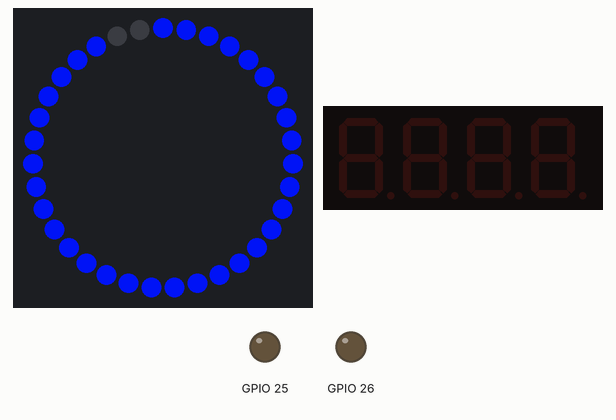
Bench run of a sketch on a simulated ESP32. Shown: 35 RGB LEDs in a ring, first at the top, clockwise, 4-digit seven-segment display, output pins drawn as LEDs (lit = HIGH). Dim RGB values are drawn brighter than linear; WiFi joins after 1.5 s; servers stay silent unless stated; network time is answered at once with the bench clock; the local clock reads 2024-03-15 10:24:30 at power-on unless the sketch sets it; what the sketch prints to the serial monitor is not drawn.

Above: at 3.2 s.
At 4.4 s:
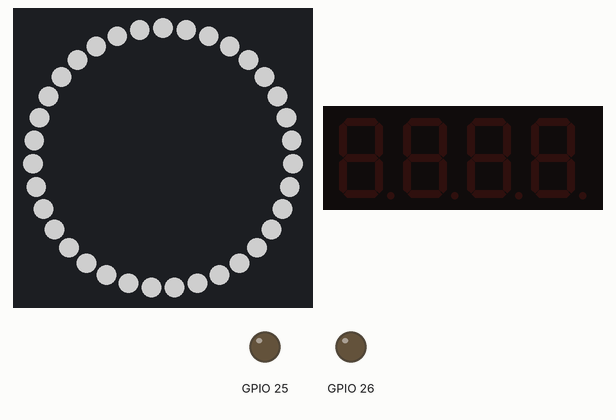
At 5.6 s:
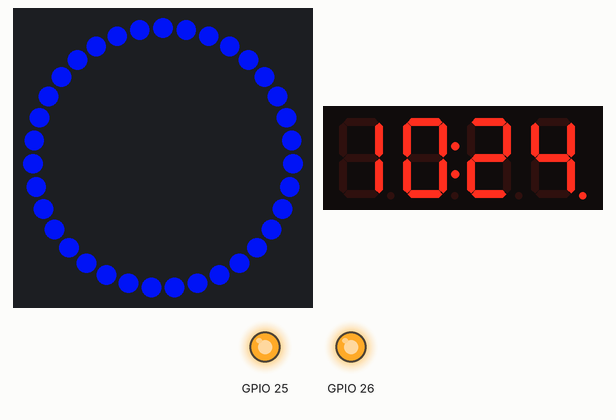
At 30.1 s:
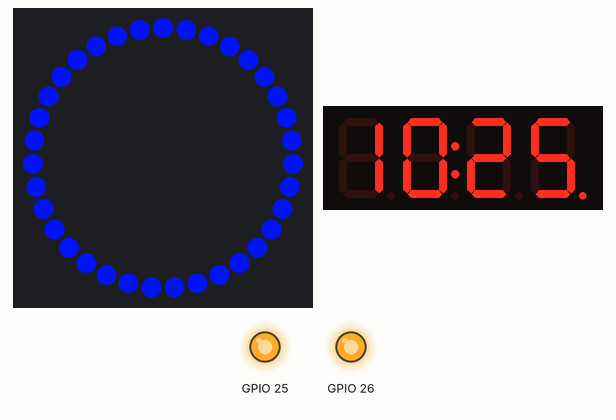
Timing chart, 0 to 31.6 s (numbered marks = the images above):
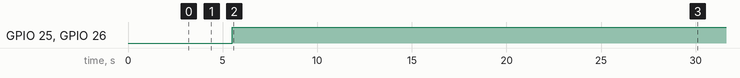

Measured:
- by itself, GPIO 25, GPIO 26: LOW → HIGH at 5.5 s
- what the display in image 2 shows lasts 24.6 s, from 5.5 s to 30.1 s

The sketch:

clock.ino
```cpp
#include "TM1637Display.h"
#include "Adafruit_NeoPixel.h"
#include "NTPClient.h"
#include "WiFiManager.h"

//for controlling
#include <ArduinoJson.h>
#include <ArduinoJson.hpp>
#include <WiFi.h>
#include <HTTPClient.h>


// Which pin on the Arduino is connected to the NeoPixels?
#define PIN        17
#define display_CLK 18
#define display_DIO 19

// How many NeoPixels are attached to the Arduino?
#define NUMPIXELS 35


//========================USEFUL VARIABLES=============================
int UTC = 7; // UTC = value in hour (SUMMER TIME) [For example: Paris UTC+2 => UTC=2]

const char *ssid     = "dhgroup_v";
const char *password = "khoinguyen";

int Display_backlight = 2; // Adjust it 0 to 7
int led_ring_brightness = 225; // Adjust it 0 to 255
int led_ring_brightness_flash = 250; // Adjust it 0 to 255

//URL Endpoint for the API
String URL = "http://192.168.1.26:5432/data";

// ========================================================================
// ========================================================================

const long utcOffsetInSeconds = 3600; // UTC + 1H / Offset in second

// Adjust the color of the led ring
int red = 00;
int green = 20;
int blue = 255;

// When setting up the NeoPixel library, we tell it how many pixels,
Adafruit_NeoPixel pixels(NUMPIXELS, PIN, NEO_GRB + NEO_KHZ800);
TM1637Display display(display_CLK, display_DIO);
int flag = 0;

// Define NTP Client to get time
WiFiUDP ntpUDP;
NTPClient timeClient(ntpUDP, "pool.ntp.org", utcOffsetInSeconds*UTC);

void setup() {

  pinMode(25, OUTPUT);
  pinMode(26, OUTPUT);

  Serial.begin(115200);
  Serial.println("\n Starting");
  WiFi.begin(ssid, password);

  while ( WiFi.status() != WL_CONNECTED ) {
    delay ( 500 );
    Serial.print ( "." );
  }

  timeClient.begin();
  display.setBrightness(Display_backlight);
  pixels.begin(); // INITIALIZE NeoPixel pixels object
  pixels.setBrightness(led_ring_brightness);


  for(int i=0; i<35;i++){
  pixels.setPixelColor(i, pixels.Color(red, green, blue));
  pixels.show();
  delay(50);
  }

  flash_cuckoo();// white flash

}

void loop() {
  // connect to api

  HTTPClient http;

  //Set HTTP Request Final URL
  http.begin(URL);

  // start connection and send HTTP Request
  int httpCode = http.GET();

  // httpCode will be negative on error
  if (httpCode > 0) {

    //Read Data as a JSON string
    String JSON_Data = http.getString();
    // Serial.println(JSON_Data);
    //Retrieve the joke from the JSON format
    // DynamicJsonDocument doc(2048);
    // deserializeJson(doc, JSON_Data);
    // JsonObject obj = doc.as<JsonObject>();

    JsonDocument doc;
    deserializeJson(doc, JSON_Data);

    // const char* ngay = obj["ngay"].as<const char*>();
    // const char* thang = obj["thang"].as<const char*>();

    //color
    const String r = doc["color"]["r"];
    const String g = doc["color"]["g"];
    const String b = doc["color"]["b"];

    const String brightness = doc["brightness"];
    const String power = doc["power"];

    red = r.toInt();
    blue = b.toInt();
    green = g.toInt();

    if(power == "off"){
      led_ring_brightness = 0;
    }else{
      led_ring_brightness = brightness.toInt();
    }

    Serial.println(r);
    Serial.println(g);
    Serial.println(b);
    Serial.println(brightness);
    Serial.println(power);
  } else {
    Serial.println("Error!");
  }

  // Update the time
  timeClient.update();

  Serial.print("Time: ");
  Serial.println(timeClient.getFormattedTime());
  unsigned long epochTime = timeClient.getEpochTime();
  struct tm *ptm = gmtime ((time_t *)&epochTime);
  int currentYear = ptm->tm_year+1900;
  Serial.print("Year: ");
  Serial.println(currentYear);

  int monthDay = ptm->tm_mday;
  Serial.print("Month day: ");
  Serial.println(monthDay);

  int currentMonth = ptm->tm_mon+1;
  Serial.print("Month: ");
  Serial.println(currentMonth);

  if((currentMonth*30 + monthDay) >= 121 && (currentMonth*30 + monthDay) < 331){
  timeClient.setTimeOffset(utcOffsetInSeconds*UTC);} // Change daylight saving time - Summer
  else {timeClient.setTimeOffset((utcOffsetInSeconds*UTC) - 3600);} // Change daylight saving time - Winter

  // switch on the ring in blue
  pixels.clear(); // Set all pixel colors to 'off'
  rgb_light();

  // write the time on the display
  display.showNumberDecEx(timeClient.getHours(),0b01000000,true,2,0);
  display.showNumberDecEx(timeClient.getMinutes(),0b01000000,true,2,2);

  // switch on the blue leds
  digitalWrite(25,1);
  digitalWrite(26,1);

  // Animation every hour
  if(timeClient.getMinutes()== 00 && flag==0)
  {
    display_cuckoo();
    flag=1;
  }
   if(timeClient.getMinutes()>=01)
  {
    flag=0;
  }


}

void rgb_light(){

  pixels.setBrightness(led_ring_brightness);
  pixels.setPixelColor(0, pixels.Color(red, green, blue));
  pixels.setPixelColor(1, pixels.Color(red, green, blue));
  pixels.setPixelColor(2, pixels.Color(red, green, blue));
  pixels.setPixelColor(3, pixels.Color(red, green, blue));
  pixels.setPixelColor(4, pixels.Color(red, green, blue));
  pixels.setPixelColor(5, pixels.Color(red, green, blue));
  pixels.setPixelColor(6, pixels.Color(red, green, blue));
  pixels.setPixelColor(7, pixels.Color(red, green, blue));
  pixels.setPixelColor(8, pixels.Color(red, green, blue));
  pixels.setPixelColor(9, pixels.Color(red, green, blue));
  pixels.setPixelColor(10, pixels.Color(red, green, blue));
  pixels.setPixelColor(11, pixels.Color(red, green, blue));
  pixels.setPixelColor(12, pixels.Color(red, green, blue));
  pixels.setPixelColor(13, pixels.Color(red, green, blue));
  pixels.setPixelColor(14, pixels.Color(red, green, blue));
  pixels.setPixelColor(15, pixels.Color(red, green, blue));
  pixels.setPixelColor(16, pixels.Color(red, green, blue));
  pixels.setPixelColor(17, pixels.Color(red, green, blue));
  pixels.setPixelColor(18, pixels.Color(red, green, blue));
  pixels.setPixelColor(19, pixels.Color(red, green, blue));
  pixels.setPixelColor(20, pixels.Color(red, green, blue));
  pixels.setPixelColor(21, pixels.Color(red, green, blue));
  pixels.setPixelColor(22, pixels.Color(red, green, blue));
  pixels.setPixelColor(23, pixels.Color(red, green, blue));
  pixels.setPixelColor(24, pixels.Color(red, green, blue));
  pixels.setPixelColor(25, pixels.Color(red, green, blue));
  pixels.setPixelColor(26, pixels.Color(red, green, blue));
  pixels.setPixelColor(27, pixels.Color(red, green, blue));
  pixels.setPixelColor(28, pixels.Color(red, green, blue));
  pixels.setPixelColor(29, pixels.Color(red, green, blue));
  pixels.setPixelColor(30, pixels.Color(red, green, blue));
  pixels.setPixelColor(31, pixels.Color(red, green, blue));
  pixels.setPixelColor(32, pixels.Color(red, green, blue));
  pixels.setPixelColor(33, pixels.Color(red, green, blue));
  pixels.setPixelColor(34, pixels.Color(red, green, blue));
  pixels.setPixelColor(35, pixels.Color(red, green, blue));
  pixels.show();

}

void flash_cuckoo(){
    pixels.setBrightness(led_ring_brightness_flash);
    pixels.setPixelColor(0, pixels.Color(250,250,250));
    pixels.setPixelColor(1, pixels.Color(250,250,250));
    pixels.setPixelColor(2, pixels.Color(250,250,250));
    pixels.setPixelColor(3, pixels.Color(250,250,250));
    pixels.setPixelColor(4, pixels.Color(250,250,250));
    pixels.setPixelColor(5, pixels.Color(250,250,250));
    pixels.setPixelColor(6, pixels.Color(250,250,250));
    pixels.setPixelColor(7, pixels.Color(250,250,250));
    pixels.setPixelColor(8, pixels.Color(250,250,250));
    pixels.setPixelColor(9, pixels.Color(250,250,250));
    pixels.setPixelColor(10, pixels.Color(250,250,250));
    pixels.setPixelColor(11, pixels.Color(250,250,250));
    pixels.setPixelColor(12, pixels.Color(250,250,250));
    pixels.setPixelColor(13, pixels.Color(250,250,250));
    pixels.setPixelColor(14, pixels.Color(250,250,250));
    pixels.setPixelColor(15, pixels.Color(250,250,250));
    pixels.setPixelColor(16, pixels.Color(250,250,250));
    pixels.setPixelColor(17, pixels.Color(250,250,250));
    pixels.setPixelColor(18, pixels.Color(250,250,250));
    pixels.setPixelColor(19, pixels.Color(250,250,250));
    pixels.setPixelColor(20, pixels.Color(250,250,250));
    pixels.setPixelColor(21, pixels.Color(250,250,250));
    pixels.setPixelColor(22, pixels.Color(250,250,250));
    pixels.setPixelColor(23, pixels.Color(250,250,250));
    pixels.setPixelColor(24, pixels.Color(250,250,250));
    pixels.setPixelColor(25, pixels.Color(250,250,250));
    pixels.setPixelColor(26, pixels.Color(250,250,250));
    pixels.setPixelColor(27, pixels.Color(250,250,250));
    pixels.setPixelColor(28, pixels.Color(250,250,250));
    pixels.setPixelColor(29, pixels.Color(250,250,250));
    pixels.setPixelColor(30, pixels.Color(250,250,250));
    pixels.setPixelColor(31, pixels.Color(250,250,250));
    pixels.setPixelColor(32, pixels.Color(250,250,250));
    pixels.setPixelColor(33, pixels.Color(250,250,250));
    pixels.setPixelColor(34, pixels.Color(250,250,250));
    pixels.setPixelColor(35, pixels.Color(250,250,250));
    pixels.show();

  for (int i=led_ring_brightness_flash; i>10 ; i--){
  pixels.setBrightness(i);
  pixels.show();
  delay(7);
  }
  rgb_light();

}

void display_cuckoo(){

for (int i =0 ; i<88 ; i++)
{
  display.showNumberDecEx(i,0b01000000,true,2,0);
  display.showNumberDecEx(i,0b01000000,true,2,2);
}

display.showNumberDecEx(88,0b01000000,true,2,0);
display.showNumberDecEx(88,0b01000000,true,2,2);
flash_cuckoo();
delay(2000);

}
```
